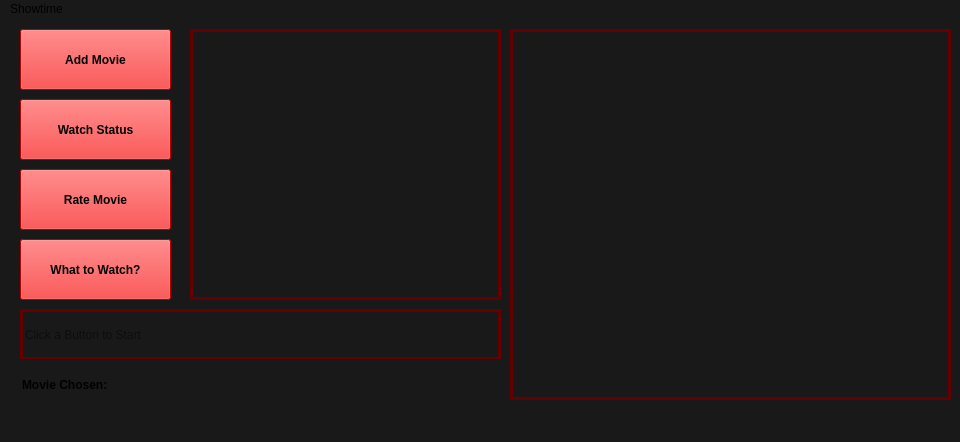
<?xml version="1.0" encoding="UTF-8"?>
<ui version="4.0">
 <class>MainWindow</class>
 <widget class="QMainWindow" name="MainWindow">
  <property name="geometry">
   <rect>
    <x>0</x>
    <y>0</y>
    <width>960</width>
    <height>442</height>
   </rect>
  </property>
  <property name="windowTitle">
   <string>MainWindow</string>
  </property>
  <property name="styleSheet">
   <string notr="true">background-color: rgb(25, 25, 25);</string>
  </property>
  <widget class="QWidget" name="centralwidget">
   <widget class="QPushButton" name="btnWatchStatus">
    <property name="geometry">
     <rect>
      <x>20</x>
      <y>80</y>
      <width>151</width>
      <height>61</height>
     </rect>
    </property>
    <property name="font">
     <font>
      <bold>true</bold>
     </font>
    </property>
    <property name="styleSheet">
     <string notr="true">background-color: rgb(255, 0, 0);
color: rgb(0, 0, 0);</string>
    </property>
    <property name="text">
     <string>Watch Status</string>
    </property>
   </widget>
   <widget class="QPushButton" name="btnRateWatch">
    <property name="geometry">
     <rect>
      <x>20</x>
      <y>150</y>
      <width>151</width>
      <height>61</height>
     </rect>
    </property>
    <property name="font">
     <font>
      <bold>true</bold>
     </font>
    </property>
    <property name="styleSheet">
     <string notr="true">background-color: rgb(255, 0, 0);
color: rgb(0, 0, 0);</string>
    </property>
    <property name="text">
     <string>Rate Movie</string>
    </property>
   </widget>
   <widget class="QLineEdit" name="editInput">
    <property name="geometry">
     <rect>
      <x>20</x>
      <y>290</y>
      <width>481</width>
      <height>51</height>
     </rect>
    </property>
    <property name="styleSheet">
     <string notr="true">border-width: 3px;
border-style: solid;
border-color: rgb(100, 0, 2);
</string>
    </property>
    <property name="text">
     <string/>
    </property>
    <property name="placeholderText">
     <string>Click a Button to Start</string>
    </property>
   </widget>
   <widget class="QLabel" name="movieResultOutput">
    <property name="geometry">
     <rect>
      <x>20</x>
      <y>340</y>
      <width>931</width>
      <height>51</height>
     </rect>
    </property>
    <property name="font">
     <font>
      <bold>true</bold>
     </font>
    </property>
    <property name="autoFillBackground">
     <bool>false</bool>
    </property>
    <property name="text">
     <string>Movie Chosen: </string>
    </property>
    <property name="indent">
     <number>2</number>
    </property>
   </widget>
   <widget class="QListWidget" name="listMovies">
    <property name="geometry">
     <rect>
      <x>190</x>
      <y>10</y>
      <width>311</width>
      <height>271</height>
     </rect>
    </property>
    <property name="styleSheet">
     <string notr="true">border-width: 3px;
border-style: solid;
border-color: rgb(100, 0, 2);</string>
    </property>
    <property name="wordWrap">
     <bool>true</bool>
    </property>
   </widget>
   <widget class="QListWidget" name="errorOutput">
    <property name="geometry">
     <rect>
      <x>510</x>
      <y>10</y>
      <width>441</width>
      <height>371</height>
     </rect>
    </property>
    <property name="styleSheet">
     <string notr="true">border-width: 3px;
border-style: solid;
border-color: rgb(100, 0, 2);</string>
    </property>
    <property name="isWrapping" stdset="0">
     <bool>false</bool>
    </property>
    <property name="wordWrap">
     <bool>true</bool>
    </property>
   </widget>
   <widget class="QPushButton" name="btnAddMovie">
    <property name="geometry">
     <rect>
      <x>20</x>
      <y>10</y>
      <width>151</width>
      <height>61</height>
     </rect>
    </property>
    <property name="font">
     <font>
      <bold>true</bold>
     </font>
    </property>
    <property name="styleSheet">
     <string notr="true">background-color: rgb(255, 0, 0);
color: rgb(0, 0, 0);</string>
    </property>
    <property name="text">
     <string>Add Movie</string>
    </property>
    <property name="flat">
     <bool>false</bool>
    </property>
   </widget>
   <widget class="QPushButton" name="btnWhatToWatch">
    <property name="geometry">
     <rect>
      <x>20</x>
      <y>220</y>
      <width>151</width>
      <height>61</height>
     </rect>
    </property>
    <property name="font">
     <font>
      <bold>true</bold>
     </font>
    </property>
    <property name="styleSheet">
     <string notr="true">background-color: rgb(255, 0, 0);
color: rgb(0, 0, 0);</string>
    </property>
    <property name="text">
     <string>What to Watch?</string>
    </property>
   </widget>
  </widget>
  <widget class="QMenuBar" name="menubar">
   <property name="geometry">
    <rect>
     <x>0</x>
     <y>0</y>
     <width>960</width>
     <height>21</height>
    </rect>
   </property>
   <widget class="QMenu" name="menuShowtime_exe">
    <property name="title">
     <string>Showtime</string>
    </property>
   </widget>
   <addaction name="menuShowtime_exe"/>
  </widget>
  <widget class="QStatusBar" name="statusbar"/>
 </widget>
 <resources/>
 <connections/>
</ui>
